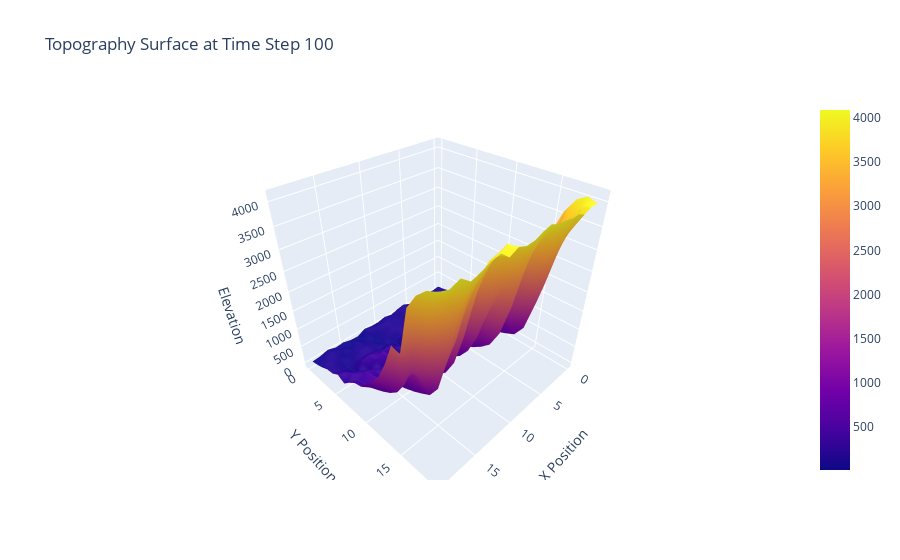

Notebook source saved alongside this figure:
### Code cell
import plotly.graph_objects as go
import numpy as np

# Select data at a specific time step
time_step = 100
elevation = out_ds_S1['topography__elevation'].isel(time=time_step).values

# Create a 3D surface plot
x = np.arange(elevation.shape[1])
y = np.arange(elevation.shape[0])
X, Y = np.meshgrid(x, y)

fig = go.Figure(data=[go.Surface(z=elevation, x=X, y=Y)])
fig.update_layout(
    title=f'Topography Surface at Time Step {time_step}',
    scene=dict(
        xaxis_title='X Position',
        yaxis_title='Y Position',
        zaxis_title='Elevation'
    )
)
fig.show()

### Figure 1 — Plotly figure (JSON) as saved in the notebook; plotly's stock layout.template omitted (floating-point values rounded to 4 significant figures; data arrays with more than 128 entries replaced by an {"elided": "..."} marker saying what was removed)
{"data": [{"type": "surface", "x": {"elided": "20x20 int values"}, "y": {"elided": "20x20 int values"}, "z": {"elided": "20x20 float values"}}], "layout": {"scene": {"xaxis": {"title": {"text": "X Position"}}, "yaxis": {"title": {"text": "Y Position"}}, "zaxis": {"title": {"text": "Elevation"}}}, "title": {"text": "Topography Surface at Time Step 100"}}}
